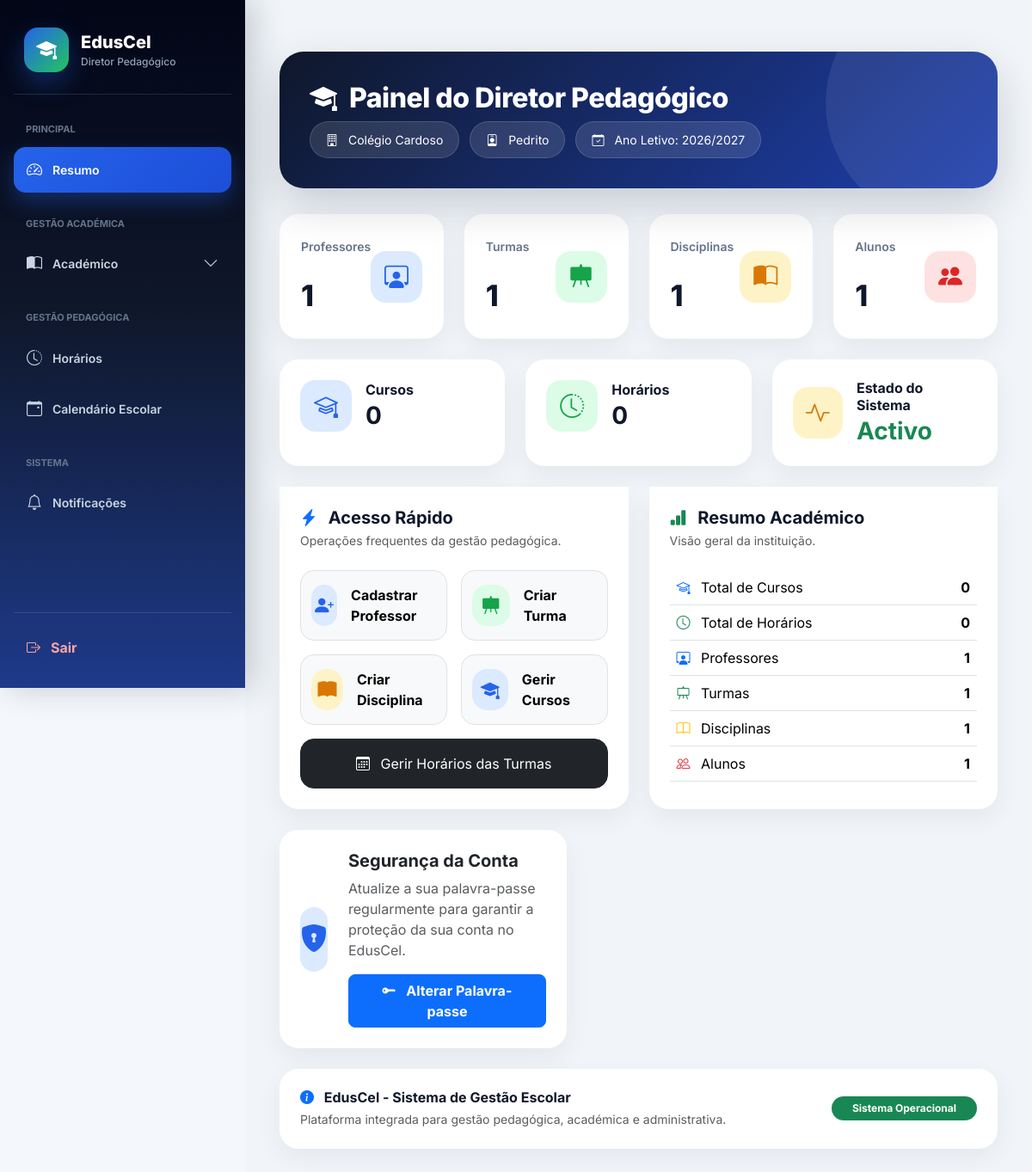
Page /diretor-pedagogico/dashboard/ (signed in) on the committed database.
### users/models.py (models this page shows, shortened)
class User(AbstractUser):
    ROLE_CHOICES = (
        ("SUPERADMIN", "Super Admin"),
        ("DIRETOR", "Diretor"),
        ("DIRETOR_PEDAGOGICO", "Diretor Pedagógico"),
        ("PROFESSOR", "Professor"),
        ("ALUNO", "Aluno"),
        ("FINANCEIRO", "Financeiro"),
        ("SECRETARIA", "Secretaria"),
    )
    role = models.CharField(
        max_length=25,
        choices=ROLE_CHOICES,
        default="ALUNO",
        verbose_name="Perfil"
    )
    ativo = models.BooleanField(
        default=True,
        verbose_name="Ativo"
    )
    escola = models.ForeignKey(
        "academic.Escola",
        on_delete=models.CASCADE,
        null=True,
        blank=True,
        related_name="usuarios",
        verbose_name="Escola"
    )
    telefone = models.CharField(
        max_length=20,
        unique=True,
        null=True,
        blank=True,
        verbose_name="Telefone"
    )
    telefone_verificado = models.BooleanField(
        default=False,
        verbose_name="Telefone Verificado"
    )
    email_verificado = models.BooleanField(
        default=False,
        verbose_name="Email Verificado"
    )
    criado_em = models.DateTimeField(
        auto_now_add=True,
        verbose_name="Criado em"
    )
    tentativas_login = models.PositiveIntegerField(
        default=0
    )
    bloqueado_ate = models.DateTimeField(
        null=True,
        blank=True
    )
    otp_codigo = models.CharField(
        max_length=128,
        null=True,
        blank=True,
        verbose_name="OTP"
    )
    otp_expira_em = models.DateTimeField(
        null=True,
        blank=True,
        verbose_name="Expira em"
    )
    otp_tentativas = models.PositiveIntegerField(
        default=0,
        verbose_name="Tentativas OTP"
    )
    ultimo_envio_otp = models.DateTimeField(
        null=True,
        blank=True,
        verbose_name="Último envio OTP"
    )
    objects = UserManager()

### academic/models.py (models this page shows, shortened)
class Escola(models.Model):
    nome = models.CharField(
        "Nome da Escola",
        max_length=255
    )
    codigo = models.CharField(
        "Código da Escola",
        max_length=10,
        unique=True,
        blank=True,
        help_text="Código usado no login da escola"
    )
    logo = models.ImageField(
        upload_to='logos_escolas/',
        blank=True,
        null=True
    )
    endereco = models.CharField(
        "Endereço",
        max_length=255
    )
    provincia = models.CharField(
        "Província",
        max_length=100,
        blank=True,
        null=True
    )
    municipio = models.CharField(
        "Município",
        max_length=100,
        blank=True,
        null=True
    )
    telefone = models.CharField(
        "Telefone",
        max_length=20
    )
    nif = models.CharField(
        "NIF",
        max_length=14,
        blank=True,
        null=True,
        help_text="Número de Identificação Fiscal da escola"
    )
    email = models.EmailField(
        "Email da Escola",
        max_length=254,
        blank=True,
        null=True,
        help_text="Email oficial da escola"
    )
    plano = models.ForeignKey(
        "Plano",
        on_delete=models.SET_NULL,
        null=True,
        blank=True,
        related_name="escolas",
        verbose_name="Plano"
    )
    data_expiracao = models.DateField(
        "Data de Expiração do Plano",
        null=True,
        blank=True
    )
    ativo = models.BooleanField(
        "Ativo",
        default=True
    )
    criada_em = models.DateTimeField(
        "Criada em",
        auto_now_add=True
    )
    class Meta:
        verbose_name = "Escola"
        verbose_name_plural = "Escolas"
        ordering = ["nome"]

class AnoLetivo(models.Model):
    nome = models.CharField(max_length=20)  # Ex: 2025/2026
    ativo = models.BooleanField(default=True)
    escola = models.ForeignKey(
        "Escola",
        on_delete=models.CASCADE,
        related_name="anos_letivos"
    )

### core/views.py (the view)
# urls.py: path("diretor-pedagogico/dashboard/", views.dashboard_diretor_pedagogico, name="dashboard_diretor_pedagogico"),
@login_required
def dashboard_diretor_pedagogico(request):
    if request.user.role != "DIRETOR_PEDAGOGICO":
        messages.error(request, "Acesso negado.")
        return redirect("dashboard")
    escola = request.user.escola
    if not escola:
        messages.error(request, "Usuário não está vinculado a uma escola.")
        return redirect("dashboard")
    total_turmas = Turma.objects.filter(escola=escola).count()
    total_professores = Professor.objects.filter(
        escola=escola
    ).count()
    total_disciplinas = Disciplina.objects.filter(
        escola=escola
    ).count()
    total_cursos = Curso.objects.filter(
        escola=escola
    ).count()
    total_horarios = Horario.objects.filter(
        turma__escola=escola
    ).count()
    total_alunos = Aluno.objects.filter(
        escola=escola
    ).count()
    ano_letivo = AnoLetivo.objects.filter(
        escola=escola
    ).order_by("-id").first()
    context = {
        "escola": escola,
        "ano_letivo": ano_letivo,
        "total_turmas": total_turmas,
        "total_professores": total_professores,
        "total_disciplinas": total_disciplinas,
        "total_cursos": total_cursos,
        "total_horarios": total_horarios,
        "total_alunos": total_alunos,
    }
    return render(request, "dashboard_pedagogico.html", context)

### core/templates/dashboard_pedagogico.html (shortened to what this page needs)
{% extends "base_diretor_pedagogico.html" %}
{% block content %}
<div class="container-fluid dashboard-container">
<div class="dashboard-hero">
<div class="dashboard-content">
<h1 class="dashboard-title">
<i class="bi bi-mortarboard-fill me-2"></i>
Painel do Diretor Pedagógico
</h1>
<div class="school-info">
<div class="info-pill">
<i class="bi bi-building"></i>
{% if request.user.escola %}
{{ request.user.escola.nome }}
{% else %}
Escola não definida
{% endif %}
</div>
<div class="info-pill">
<i class="bi bi-person-badge"></i>
{{ request.user.get_full_name|default:request.user.username }}
</div>
<div class="info-pill">
<i class="bi bi-calendar-check"></i>
Ano Letivo:
{% if ano_letivo %}
{{ ano_letivo.nome }}
{% else %}
Não definido
{% endif %}
</div>
</div>
</div>
</div>
<div class="row g-4 mb-4">
<div class="col-xl-3 col-md-6">
<div class="dashboard-card metric-card">
<div class="metric-top">
<div>
<span class="metric-label">
Professores
</span>
<div class="metric-number">
{{ total_professores }}
</div>
</div>
<div class="metric-icon icon-blue">
<i class="bi bi-person-workspace"></i>
</div>
</div>
</div>
</div>
<div class="col-xl-3 col-md-6">
<div class="dashboard-card metric-card">
<div class="metric-top">
<div>
<span class="metric-label">
Turmas
</span>
<div class="metric-number">
{{ total_turmas }}
</div>
</div>
<div class="metric-icon icon-green">
<i class="bi bi-easel-fill"></i>
</div>
</div>
</div>
</div>
<div class="col-xl-3 col-md-6">
<div class="dashboard-card metric-card">
<div class="metric-top">
<div>
<span class="metric-label">
Disciplinas
</span>
<div class="metric-number">
{{ total_disciplinas }}
</div>
</div>
<div class="metric-icon icon-warning">
<i class="bi bi-book-half"></i>
</div>
</div>
</div>
</div>
<div class="col-xl-3 col-md-6">
<div class="dashboard-card metric-card">
<div class="metric-top">
<div>
<span class="metric-label">
Alunos
</span>
<div class="metric-number">
{{ total_alunos }}
</div>
</div>
<div class="metric-icon icon-danger">
<i class="bi bi-people-fill"></i>
</div>
</div>
</div>
</div>
</div>
<div class="row g-4 mb-4">
<div class="col-lg-4">
<div class="dashboard-card p-4 h-100">
<div class="d-flex align-items-center gap-3">
<div class="metric-icon icon-blue">
<i class="bi bi-mortarboard"></i>
</div>
<div>
<h6 class="fw-bold mb-1">
Cursos
</h6>
<h3 class="fw-bold mb-0">
{{ total_cursos }}
</h3>
</div>
</div>
</div>
</div>
<div class="col-lg-4">
<div class="dashboard-card p-4 h-100">
<div class="d-flex align-items-center gap-3">
<div class="metric-icon icon-green">
<i class="bi bi-clock-history"></i>
</div>
<div>
<h6 class="fw-bold mb-1">
Horários
</h6>
<h3 class="fw-bold mb-0">
{{ total_horarios }}
</h3>
</div>
</div>
</div>
</div>
<div class="col-lg-4">
<div class="dashboard-card p-4 h-100">
<div class="d-flex align-items-center gap-3">
<div class="metric-icon icon-warning">
<i class="bi bi-activity"></i>
</div>
<div>
<h6 class="fw-bold mb-1">
Estado do Sistema
</h6>
<h3 class="fw-bold mb-0 text-success">
Activo
</h3>
</div>
</div>
</div>
</div>
</div>
<div class="row g-4 mb-4">
<div class="col-xl-6">
<div class="dashboard-card h-100">
<div class="card-header bg-white border-0 p-4">
<h5 class="fw-bold mb-1">
<i class="bi bi-lightning-charge-fill text-primary me-2"></i>
Acesso Rápido
</h5>
<p class="text-muted small mb-0">
Operações frequentes da gestão pedagógica.
</p>
</div>
<div class="card-body px-4 pb-4">
<div class="row g-3">
<div class="col-md-6">
<a href="{% url 'adicionar_professor' %}"
class="btn btn-light border w-100 py-3 rounded-4 text-start">
<div class="d-flex align-items-center gap-3">
<div class="metric-icon icon-blue"
style="width:48px;height:48px;font-size:22px;">
<i class="bi bi-person-plus-fill"></i>
</div>
<div>
<strong class="d-block">
Cadastrar Professor
</strong>
</div>
</div>
</a>
</div>
<div class="col-md-6">
<a href="{% url 'adicionar_turma' %}"
class="btn btn-light border w-100 py-3 rounded-4 text-start">
<div class="d-flex align-items-center gap-3">
<div class="metric-icon icon-green"
style="width:48px;height:48px;font-size:22px;">
<i class="bi bi-easel-fill"></i>
</div>
<div>
<strong class="d-block">
Criar Turma
</strong>
</div>
</div>
</a>
</div>
<div class="col-md-6">
<a href="{% url 'adicionar_disciplina' %}"
class="btn btn-light border w-100 py-3 rounded-4 text-start">
<div class="d-flex align-items-center gap-3">
<div class="metric-icon icon-warning"
style="width:48px;height:48px;font-size:22px;">
<i class="bi bi-book-fill"></i>
</div>
<div>
<strong class="d-block">
Criar Disciplina
</strong>
</div>
</div>
</a>
</div>
<div class="col-md-6">
<a href="{% url 'cursos' %}"
class="btn btn-light border w-100 py-3 rounded-4 text-start">
<div class="d-flex align-items-center gap-3">
<div class="metric-icon icon-blue"
style="width:48px;height:48px;font-size:22px;">
<i class="bi bi-mortarboard-fill"></i>
</div>
<div>
<strong class="d-block">
Gerir Cursos
</strong>
</div>
</div>
</a>
</div>
<div class="col-12">
<a href="{% url 'horarios_turma' %}"
class="btn btn-dark w-100 py-3 rounded-4">
<i class="bi bi-calendar3 me-2"></i>
Gerir Horários das Turmas
</a>
</div>
</div>
</div>
</div>
</div>
<div class="col-xl-6">
<div class="dashboard-card h-100">
<div class="card-header bg-white border-0 p-4">
<h5 class="fw-bold mb-1">
<i class="bi bi-bar-chart-fill text-success me-2"></i>
Resumo Académico
</h5>
<p class="text-muted small mb-0">
Visão geral da instituição.
</p>
</div>
<div class="card-body px-4">
<div class="table-responsive">
<table class="table align-middle">
<tbody>
<tr>
<td>
<i class="bi bi-mortarboard text-primary me-2"></i>
Total de Cursos
</td>
<td class="text-end fw-bold">
{{ total_cursos }}
</td>
</tr>
<tr>
<td>
<i class="bi bi-clock text-success me-2"></i>
Total de Horários
</td>
<td class="text-end fw-bold">
{{ total_horarios }}
</td>
</tr>
<tr>
<td>
<i class="bi bi-person-workspace text-primary me-2"></i>
Professores
</td>
<td class="text-end fw-bold">
{{ total_professores }}
</td>
</tr>
<tr>
<td>
<i class="bi bi-easel text-success me-2"></i>
Turmas
</td>
<td class="text-end fw-bold">
{{ total_turmas }}
</td>
</tr>
<tr>
<td>
<i class="bi bi-book text-warning me-2"></i>
Disciplinas
</td>
<td class="text-end fw-bold">
{{ total_disciplinas }}
</td>
</tr>
<tr>
<td>
<i class="bi bi-people text-danger me-2"></i>
Alunos
</td>
<td class="text-end fw-bold">
{{ total_alunos }}
</td>
</tr>
</tbody>
</table>
</div>
</div>
</div>
</div>
</div>
<div class="row mt-4">
<div class="col-xl-5 col-lg-6">
<a href="{% url 'alterar_senha' %}"
class="text-decoration-none">
<div class="dashboard-card">
<div class="p-4">
<div class="d-flex align-items-center gap-4">
<div class="metric-icon icon-blue"
style="width:75px;height:75px;font-size:32px;">
<i class="bi bi-shield-lock-fill"></i>
</div>
<div>
<h5 class="fw-bold text-dark mb-2">
Segurança da Conta
</h5>
<p class="text-muted mb-3">
Atualize a sua palavra-passe regularmente
para garantir a proteção da sua conta no EdusCel.
</p>
<span class="btn btn-primary rounded-3 px-4 fw-bold">
<i class="bi bi-key-fill me-2"></i>
Alterar Palavra-passe
</span>
</div>
</div>
</div>
</div>
</a>
</div>
</div>
<div class="row mt-4">
<div class="col-12">
<div class="dashboard-card p-4">
<div class="d-flex align-items-center justify-content-between flex-wrap gap-3">
<div>
<h6 class="fw-bold mb-1">
<i class="bi bi-info-circle-fill text-primary me-2"></i>
EdusCel - Sistema de Gestão Escolar
</h6>
<p class="text-muted mb-0 small">
Plataforma integrada para gestão pedagógica,
académica e administrativa.
</p>
</div>
<div>
<span class="badge bg-success rounded-pill px-4 py-2">
Sistema Operacional
</span>
</div>
</div>
</div>
</div>
</div>
</div>
{% endblock %}

### core/templates/base_diretor_pedagogico.html (style rules this page uses)
* { margin:0; padding:0; box-sizing:border-box; }
body { font-family:'Inter',sans-serif; background:#f1f5f9; color:#0f172a; overflow-x:hidden; }

### core/templates/dashboard_pedagogico.html (style rules this page uses)
body { background:#f4f7fb; }
.dashboard-container { padding:30px 10px 50px; animation:fadeIn .45s ease; }
.dashboard-hero { background: linear-gradient( 135deg, #0f172a, #1e40af ); border-radius:28px; padding:35px; color:white; box-shadow: 0 20px 50px rgba(15,23,42,.18); position:relative; overflow:hidden; margin-bottom:30px; }
.dashboard-hero::after { content:""; position:absolute; width:280px; height:280px; right:-80px; top:-80px; background: rgba(255,255,255,.08); border-radius:50%; }
.dashboard-content { position:relative; z-index:2; }
.dashboard-title { font-size:32px; font-weight:800; margin-bottom:8px; letter-spacing:-.5px; }
.school-info { display:flex; flex-wrap:wrap; gap:12px; }
.info-pill { background: rgba(255,255,255,.12); border: 1px solid rgba(255,255,255,.15); padding:10px 18px; border-radius:50px; font-size:14px; backdrop-filter:blur(10px); }
.info-pill i { margin-right:8px; }
.dashboard-card { border:none; border-radius:22px; background:white; box-shadow: 0 10px 30px rgba(15,23,42,.06); transition:.3s ease; }
.metric-card { padding:25px; height:100%; }
.metric-top { display:flex; align-items:center; justify-content:space-between; }
.metric-icon { width:60px; height:60px; border-radius:18px; display:flex; align-items:center; justify-content:center; font-size:28px; }
.metric-number { font-size:34px; font-weight:800; margin-top:20px; color:#0f172a; }
.metric-label { color:#64748b; font-size:14px; font-weight:600; }
.icon-blue { background:#dbeafe; color:#2563eb; }
.icon-green { background:#dcfce7; color:#16a34a; }
.icon-warning { background:#fef3c7; color:#d97706; }
.icon-danger { background:#fee2e2; color:#dc2626; }

### rows in the picture
User: user.escola.nome "Colégio Cardoso", user.get_full_name "Pedrito"
AnoLetivo: nome "2026/2027"

### other values in the picture
{{ total_professores }} "1"
{{ total_turmas }} "1"
{{ total_disciplinas }} "1"
{{ total_alunos }} "1"
{{ total_cursos }} "0"
{{ total_horarios }} "0"
